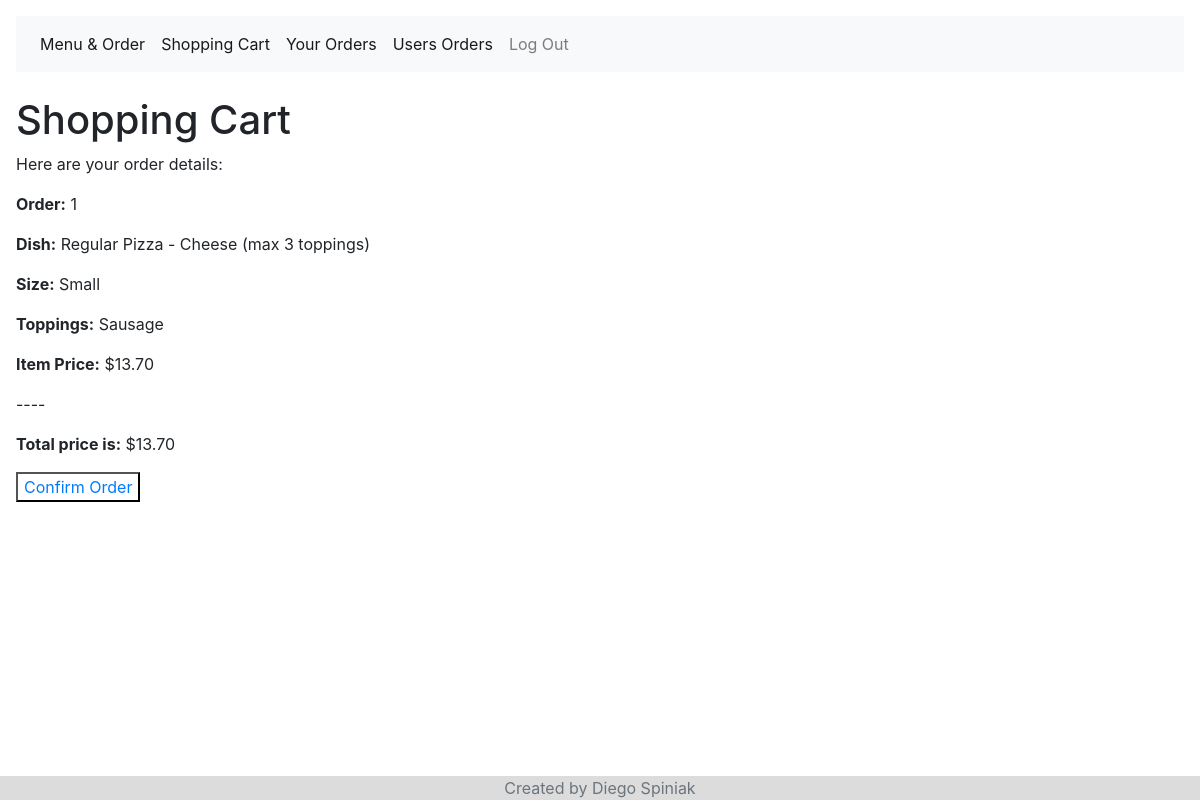
/shopping_cart (signed in), run on an earlier commit of the app's database.
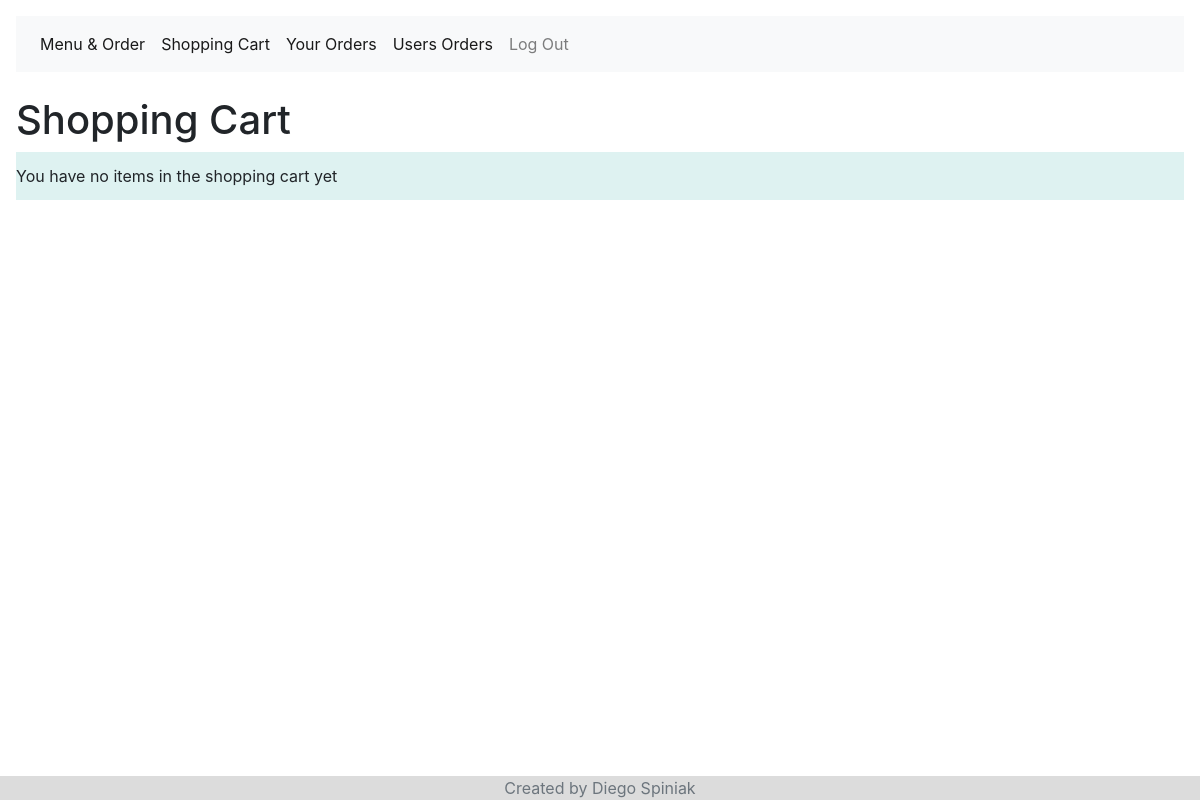
And on a later commit of the database.
### orders/models.py (models this page shows, shortened)
class Order(models.Model):
    username = models.ForeignKey(User, on_delete=models.CASCADE)
    food_type = models.ForeignKey(FoodType, on_delete=models.CASCADE)
    size = models.ForeignKey(Size, blank=True, on_delete=models.CASCADE)
    toppings = models.ManyToManyField(Topping, blank=True)
    order_price = models.DecimalField(max_digits=6, decimal_places=2, default=0)

class FoodType(models.Model):
    category = models.CharField(max_length=20)
    base = models.CharField(max_length=30)
    toppings = models.ManyToManyField(Topping, blank=True)
    size = models.ManyToManyField(Size)

class Size(models.Model):
    size = models.CharField(max_length=10)

class Topping(models.Model):
    topping = models.CharField(max_length=20)
    def __str__(self):
        return f"{self.topping}"

class ShoppingCart(models.Model):
    status_choices = (
        ("unconfirmed", "unconfirmed"),
        ("pending", "pending"),
        ("complete", "complete")
    )
    username = models.ForeignKey(User, on_delete=models.CASCADE)
    orders = models.ManyToManyField(Order)
    total_price = models.DecimalField(max_digits=6, decimal_places=2)
    status = models.CharField(
        max_length = 20,
        choices = status_choices,
        default = 'unconfirmed'
        )
    def __str__(self):
        return f"{self.username} has orders. Status {self.status}. Total is ${self.total_price}"

### orders/views.py (the view, shortened to what this page needs)
# urls.py: path("shopping_cart", views.shopping_cart,name="shopping_cart"),
def shopping_cart(request):
    if request.user.is_authenticated:
        username = request.user
        orders = Order.objects.filter(username=username, shoppingcart__status="unconfirmed")
        try:
            shopping_cart = ShoppingCart.objects.get(username=username, status="unconfirmed")
            print(shopping_cart)
        except ShoppingCart.DoesNotExist:
            shopping_cart = None
        if request.method == "GET":
            if shopping_cart:
                print(shopping_cart)
                context = {
                    "orders": orders,
                    "total_price": shopping_cart.total_price,
                    "shopping_cart": shopping_cart
                    }
                return render(request, "shopping_cart.html", context)
            else:
                print("No shopping cart")
                return render(request, "shopping_cart.html", {"message": "You have no items in the shopping cart yet"})
    else:
        return HttpResponseRedirect(reverse("login"), {"message": "please login before making an order"})

### orders/templates/shopping_cart.html (shortened to what this page needs)
{% extends "base.html" %}
{% load static %}
{% block content %}
  <h1>Shopping Cart</h1>
  <div class="message">
  {% if message %}
    {{ message }}
  {% endif %}
  </div>
  {% if shopping_cart %}
    <p>Here are your order details:</p>
    {% for order in orders %}
      <p><b>Order:</b> {{ forloop.counter }}</p>
        <p><b>Dish:</b> {{order.food_type.category}} - {{order.food_type.base}}</p>
        <p><b>Size:</b> {{order.size.size}}</p>
        {% if order.toppings.all %}
          <p><b>Toppings:</b> {{ order.toppings.all|join:", " }}</p>
        {% endif %}
        <p><b>Item Price:</b> ${{order.order_price}}</p>
      <p> ---- </p>
    {% endfor %}
    <p><b>Total price is:</b> ${{total_price}}</p>
    <form action="shopping_cart" method="post">
      <button type="submit" name="order_confirmed" value="confirmed" class="btn-link">Confirm Order</button>
    </form>
  {% endif %}
{% endblock %}

What changed in the data, as far as the page shows it:
no longer on this page (row unchanged): Order: food_type.category "Regular Pizza", food_type.base "Cheese (max 3 toppings)", size.size "Small", toppings.all "Sausage", order_price "13.70"
no longer on this page (row edited): ShoppingCart: total_price "13.70"
Also different on the page:
{{ message }}: (not shown) → "You have no items in the shopping cart yet"
text no longer shown: "Here are your order details: Total price is: $ Confirm Order"
